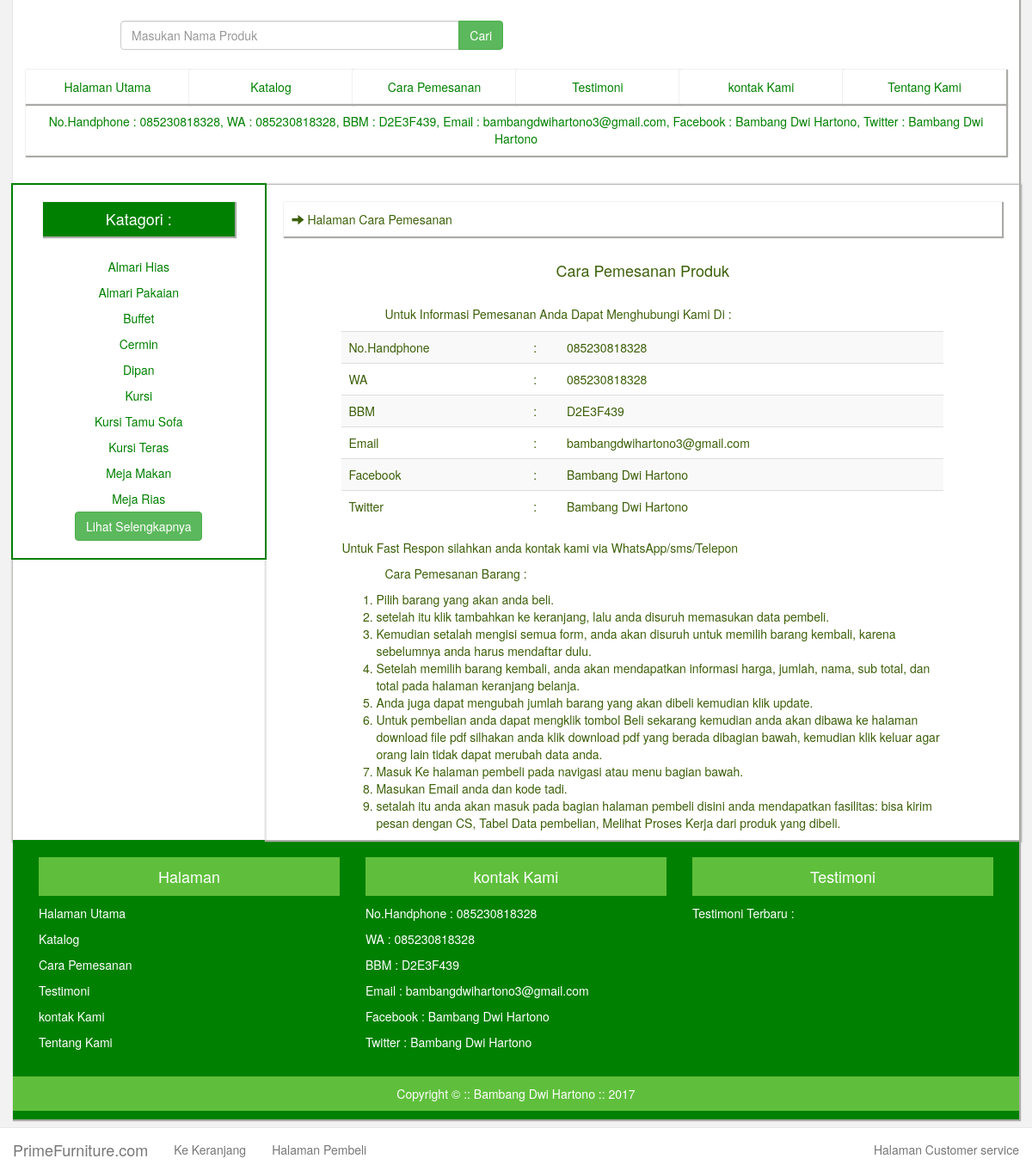
Page /index.php/primefurniture/carapemesanan on the committed database.
### tables this page shows
CREATE TABLE `tbl_katagori` (
  `id` int(11) NOT NULL,
  `nama_katagori` varchar(100) NOT NULL
);

### application/controllers/Primefurniture.php (called while the page is built, shortened)
<?php
class Primefurniture extends CI_Controller {
	public function __construct(){
        $this->load->helper(array('form', 'url'));
		$this->load->model('primefurniture_model');
		$this->load->library('cart');
		$this->load->library('image_lib');
		$this->load->helper(array('url','dompdf'));
	}
	public function carapemesanan(){
		$data['katagoriaside'] = $this->primefurniture_model->tampilkankatagoriaside();
		$data['testimoni2'] = $this->primefurniture_model->tampilkantestimoni2();
		$this->load->view('header');
		$this->load->view('carapemesanan',$data);
		$this->load->view('footer',$data);
	}
}

### index.php (called while the page is built, shortened)
<?php
require_once BASEPATH.'core/CodeIgniter.php';

### application/models/Primefurniture_model.php (called while the page is built, shortened)
<?php
class Primefurniture_model extends CI_Model {
	public function tampilkankatagoriaside(){
		$query = $this->db->query('SELECT * FROM tbl_katagori ORDER BY nama_katagori ASC limit 10');
	 	return $query->result_array();
	}
}

### application/views/carapemesanan.php (the view)
<div class="container penebal">
	<div class="row background-isi ">
		<div class="col-xs-12 col-sm-3 col-md-3 col-lg-3 margin-bawah background-katagori">
			<h4 class="text-center " id="katagori">Katagori : </h4>
			<?php foreach ($katagoriaside as $item_katagori10) {?>
				<a href="<?php echo base_url('produk_katagori/'.$item_katagori10['nama_katagori']); ?>" class="aside-katagori text-center"><?php echo $item_katagori10['nama_katagori']; ?></a>
			<?php }; ?>
			<center><a href="<?php echo base_url('primefurniture/katalog')?>" class="btn btn-success" id="lihat-selengkapnya-katagori">Lihat Selengkapnya</a></center>
		</div>
		<div class="col-xs-12 col-sm-9 col-md-9 col-lg-9 batas-main-kiri  background-isi">
			<div class="row">
				<p id="title-main-halaman-utama"><span class="glyphicon glyphicon-arrow-right"></span> Halaman Cara Pemesanan</p>
				<h4 class="text-center warna" id="judul-paragraf">Cara Pemesanan Produk</h4>
				<div class="warna col-xs-12 col-sm-10 col-md-10 col-lg-10 col-xs-offset-0 col-sm-offset-1 col-md-offset-1 col-lg-offset-1">
					<p class=" paragraf-halaman-utama">
						Untuk Informasi Pemesanan Anda Dapat Menghubungi Kami Di :
					</p>
					<div class="table-responsive">
						<table class="table table-striped table-hover">
							<tr>
								<td>No.Handphone</td>
								<td> : </td>
								<td>085230818328</td>
							</tr>
							<tr>
								<td>WA</td>
								<td> : </td>
								<td>085230818328</td>
							</tr>
							<tr>
								<td>BBM</td>
								<td> : </td>
								<td>D2E3F439</td>
							</tr>
							<tr>
								<td>Email</td>
								<td> : </td>
								<td>bambangdwihartono3@gmail.com</td>
							</tr>
							<tr>
								<td>Facebook</td>
								<td> : </td>
								<td>Bambang Dwi Hartono</td>
							</tr>
							<tr>
								<td>Twitter</td>
								<td> : </td>
								<td>Bambang Dwi Hartono</td>
							</tr>
						</table>
					</div>
					<p>Untuk Fast Respon silahkan anda kontak kami via WhatsApp/sms/Telepon</p>
					<p class=" paragraf-halaman-utama">Cara Pemesanan Barang : </p>
					<ol>
						<li>Pilih barang yang akan anda beli.</li>
						<li>setelah itu klik tambahkan ke keranjang, lalu anda disuruh memasukan data pembeli.</li>
						<li>Kemudian setalah mengisi semua form, anda akan disuruh untuk memilih barang kembali, karena sebelumnya anda harus mendaftar dulu.</li>
						<li>Setelah memilih barang kembali, anda akan mendapatkan informasi harga, jumlah, nama, sub total, dan total pada halaman keranjang belanja.</li>
						<li>Anda juga dapat mengubah jumlah barang yang akan dibeli kemudian klik update.</li>
						<li>Untuk pembelian anda dapat mengklik tombol Beli sekarang kemudian anda akan dibawa ke halaman download file pdf silhakan anda klik download pdf yang berada dibagian bawah, kemudian klik keluar agar orang lain tidak dapat merubah data anda.</li>
						<li>Masuk Ke halaman pembeli pada navigasi atau menu bagian bawah.</li>
						<li>Masukan Email anda dan kode tadi.</li>
						<li>setalah itu anda akan masuk pada bagian halaman pembeli disini anda mendapatkan fasilitas: bisa kirim pesan dengan CS, Tabel Data pembelian, Melihat Proses Kerja dari produk yang dibeli.</li>
					</ol>
				</div>
			</div>
		</div>
	</div>
</div>

### rows in the picture
tbl_katagori: nama_katagori "Almari Hias"
tbl_katagori: nama_katagori "Almari Pakaian"
tbl_katagori: nama_katagori "Buffet"
tbl_katagori: nama_katagori "Cermin"
tbl_katagori: nama_katagori "Dipan"
tbl_katagori: nama_katagori "Kursi"
tbl_katagori: nama_katagori "Kursi Tamu Sofa"
tbl_katagori: nama_katagori "Kursi Teras"
tbl_katagori: nama_katagori "Meja Makan"
tbl_katagori: nama_katagori "Meja Rias"
